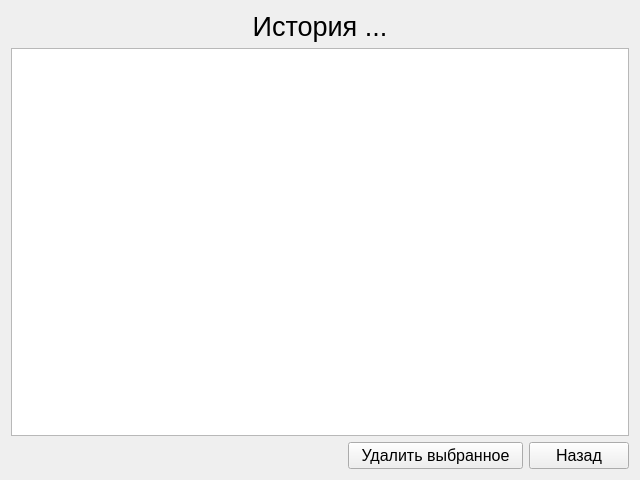
<?xml version="1.0" encoding="UTF-8"?>
<ui version="4.0">
 <class>Form</class>
 <widget class="QWidget" name="Form">
  <property name="geometry">
   <rect>
    <x>0</x>
    <y>0</y>
    <width>640</width>
    <height>480</height>
   </rect>
  </property>
  <property name="windowTitle">
   <string>Form</string>
  </property>
  <layout class="QGridLayout" name="gridLayout_2">
   <item row="0" column="0">
    <layout class="QGridLayout" name="gridLayout">
     <item row="2" column="0">
      <layout class="QHBoxLayout" name="horizontalLayout_2">
       <item>
        <spacer name="horizontalSpacer">
         <property name="orientation">
          <enum>Qt::Horizontal</enum>
         </property>
         <property name="sizeHint" stdset="0">
          <size>
           <width>40</width>
           <height>20</height>
          </size>
         </property>
        </spacer>
       </item>
       <item>
        <widget class="QPushButton" name="deleteSelectedButton">
         <property name="sizePolicy">
          <sizepolicy hsizetype="Expanding" vsizetype="Fixed">
           <horstretch>0</horstretch>
           <verstretch>0</verstretch>
          </sizepolicy>
         </property>
         <property name="maximumSize">
          <size>
           <width>175</width>
           <height>16777215</height>
          </size>
         </property>
         <property name="font">
          <font>
           <pointsize>12</pointsize>
          </font>
         </property>
         <property name="text">
          <string>Удалить выбранное</string>
         </property>
        </widget>
       </item>
       <item>
        <widget class="QPushButton" name="backButton">
         <property name="sizePolicy">
          <sizepolicy hsizetype="Expanding" vsizetype="Fixed">
           <horstretch>0</horstretch>
           <verstretch>0</verstretch>
          </sizepolicy>
         </property>
         <property name="maximumSize">
          <size>
           <width>100</width>
           <height>16777215</height>
          </size>
         </property>
         <property name="font">
          <font>
           <pointsize>12</pointsize>
          </font>
         </property>
         <property name="text">
          <string>Назад</string>
         </property>
        </widget>
       </item>
      </layout>
     </item>
     <item row="0" column="0">
      <widget class="QLabel" name="historyName">
       <property name="font">
        <font>
         <pointsize>20</pointsize>
        </font>
       </property>
       <property name="text">
        <string>История ...</string>
       </property>
       <property name="alignment">
        <set>Qt::AlignCenter</set>
       </property>
      </widget>
     </item>
     <item row="1" column="0">
      <widget class="QTableWidget" name="historyTable"/>
     </item>
    </layout>
   </item>
  </layout>
 </widget>
 <resources/>
 <connections/>
</ui>
